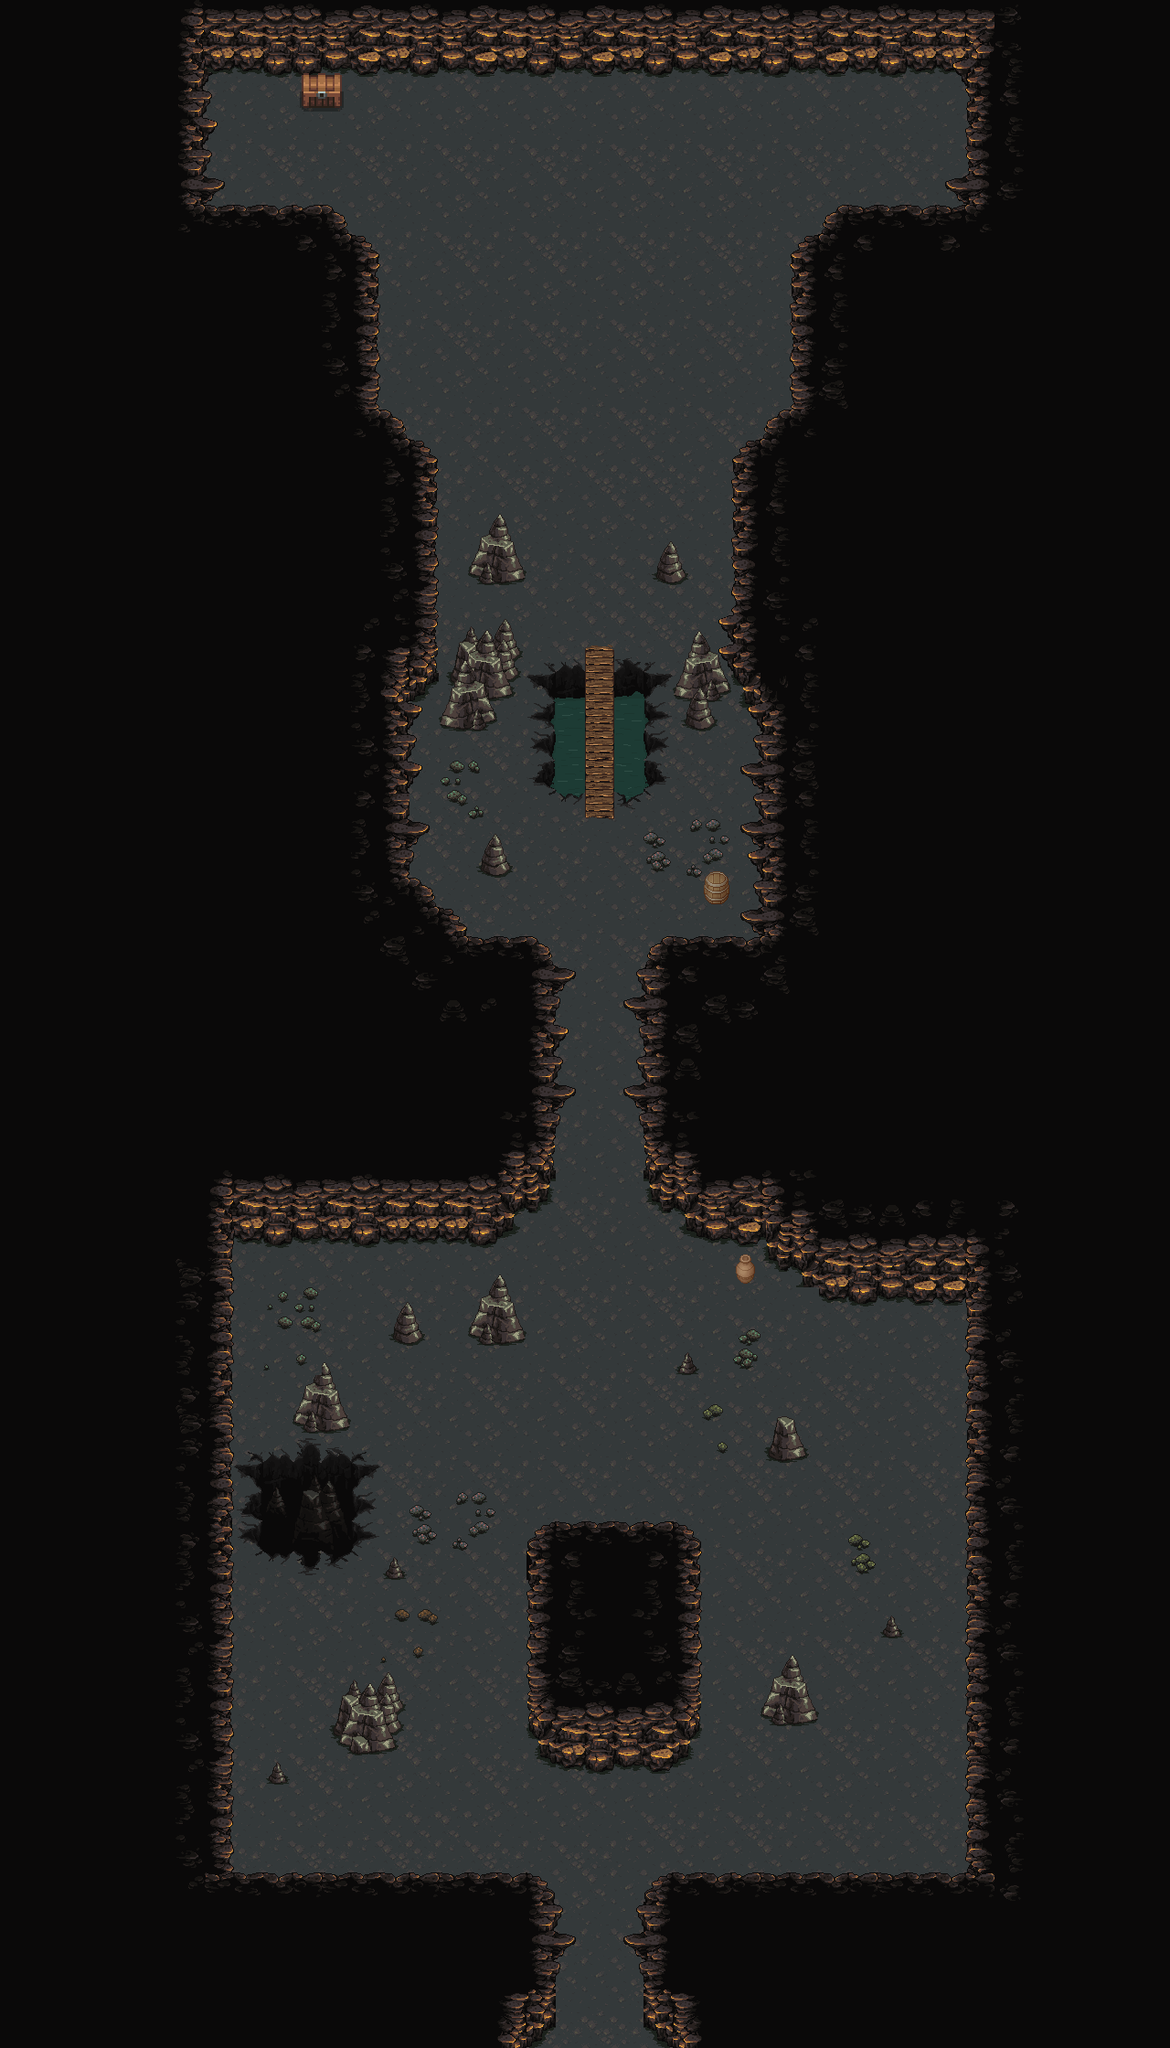

Tiled map render using the project's own tile images. Description and the map definition, with tile-layer contents summarised, below:
An orthogonal 40x70 tile map with 32x32 px tiles, 17 tile layers (Background, Flow, Well 8, Wall 4, ...), 1 hidden layer not drawn, 5 tilesets.

<map version="1.9" tiledversion="1.9.2" orientation="orthogonal" renderorder="right-down" width="40" height="70" tilewidth="32" tileheight="32" infinite="0" nextlayerid="21" nextobjectid="1">
 <editorsettings>
  <export target="Cave w Collisions.json" format="json" />
 </editorsettings>
 <tileset firstgid="1" source="Cave.tsx" />
 <tileset firstgid="2449" source="Decorative.tsx" />
 <tileset firstgid="2839" source="collision.tsx" />
 <tileset firstgid="2843" source="The Cult Game.tsx" />
 <tileset firstgid="4083" source="Props.tsx" />
 <layer id="1" name="Background" width="40" height="70">
  <data>[2800 cells, 2800 non-empty, 1 distinct tile ids]</data>
 </layer>
 <group id="6" name="Walls">
  <layer id="11" name="Flow" width="40" height="70">
   <data>[2800 cells, 1210 non-empty, 31 distinct tile ids]</data>
  </layer>
  <layer id="19" name="Well 8" width="40" height="70">
   <data>[2800 cells, 2 non-empty, 2 distinct tile ids]</data>
  </layer>
  <layer id="12" name="Wall 4" width="40" height="70">
   <data>[2800 cells, 27 non-empty, 17 distinct tile ids]</data>
  </layer>
  <layer id="7" name="Wall 2" width="40" height="70">
   <data>[2800 cells, 53 non-empty, 44 distinct tile ids]</data>
  </layer>
  <layer id="4" name="Wall 1" width="40" height="70">
   <data>[2800 cells, 156 non-empty, 56 distinct tile ids]</data>
  </layer>
  <layer id="3" name="Wall" width="40" height="70">
   <data>[2800 cells, 71 non-empty, 36 distinct tile ids]</data>
  </layer>
  <layer id="10" name="Wall 3" width="40" height="70">
   <data>[2800 cells, 11 non-empty, 10 distinct tile ids]</data>
  </layer>
  <layer id="13" name="Wall 5" width="40" height="70">
   <data>[2800 cells, 19 non-empty, 14 distinct tile ids]</data>
  </layer>
  <layer id="17" name="Well 7" width="40" height="70">
   <data>[2800 cells, 6 non-empty, 6 distinct tile ids]</data>
  </layer>
  <layer id="16" name="Well 6" width="40" height="70">
   <data>[2800 cells, 152 non-empty, 66 distinct tile ids]</data>
  </layer>
  <layer id="8" name="Bridge" width="40" height="70">
   <data>[2800 cells, 4 non-empty, 4 distinct tile ids]</data>
  </layer>
  <layer id="9" name="Bridge 1" width="40" height="70">
   <data>[2800 cells, 8 non-empty, 5 distinct tile ids]</data>
  </layer>
  <layer id="14" name="Decoration" width="40" height="70">
   <data>[2800 cells, 15 non-empty, 15 distinct tile ids]</data>
  </layer>
  <layer id="15" name="Decoration 1" width="40" height="70">
   <data>[2800 cells, 112 non-empty, 79 distinct tile ids]</data>
  </layer>
  <layer id="18" name="Decoration 2" width="40" height="70">
   <data>[2800 cells, 29 non-empty, 25 distinct tile ids]</data>
  </layer>
 </group>
 <layer id="2" name="Exit" width="40" height="70">
  <data>[2800 cells, 78 non-empty, 65 distinct tile ids]</data>
 </layer>
 <layer id="20" name="Collisions" width="40" height="70" visible="0" opacity="0.27">
  <data>[2800 cells, 316 non-empty, 2 distinct tile ids]</data>
 </layer>
</map>
